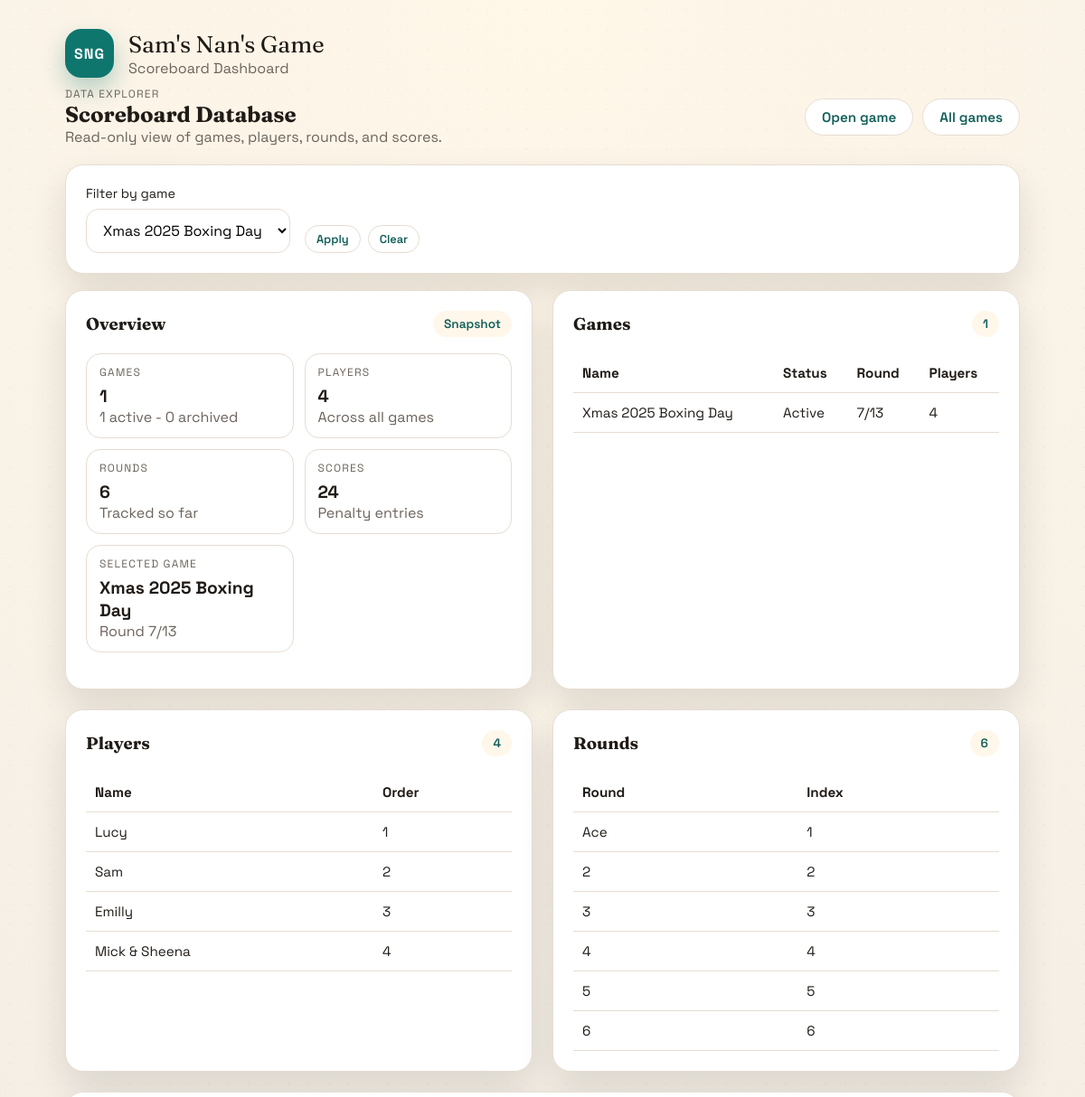
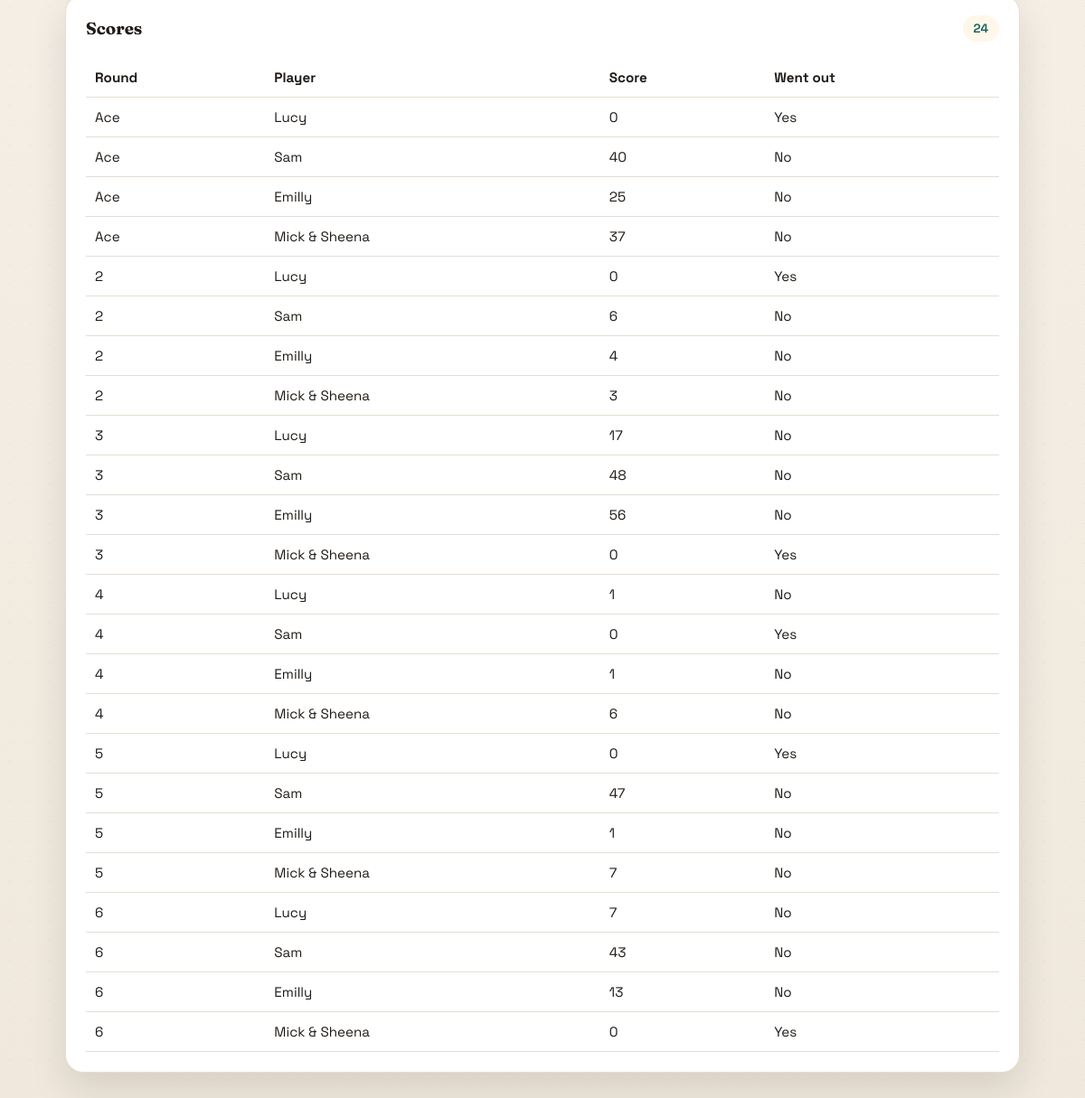
Page /explorer?game_id=1 on the committed database (2 pictures, top to bottom).
### models.py (models this page shows)
class Game(db.Model):
    __tablename__ = "games"
    id = db.Column(db.Integer, primary_key=True)
    name = db.Column(db.String(120), nullable=False)
    current_round_index = db.Column(db.Integer, nullable=False, default=1)
    finished = db.Column(db.Boolean, nullable=False, default=False)
    archived = db.Column(db.Boolean, nullable=False, default=False)
    created_at = db.Column(db.DateTime, default=datetime.utcnow)
    players = db.relationship(
        "Player",
        back_populates="game",
        order_by="Player.sort_order",
        cascade="all, delete-orphan",
    )
    rounds = db.relationship(
        "Round",
        back_populates="game",
        order_by="Round.round_index",
        cascade="all, delete-orphan",
    )

class Player(db.Model):
    __tablename__ = "players"
    id = db.Column(db.Integer, primary_key=True)
    game_id = db.Column(db.Integer, db.ForeignKey("games.id"), nullable=False)
    person_id = db.Column(db.Integer, db.ForeignKey("persons.id"), nullable=True)
    name = db.Column(db.String(80), nullable=False)
    sort_order = db.Column(db.Integer, nullable=False)
    created_at = db.Column(db.DateTime, default=datetime.utcnow)
    game = db.relationship("Game", back_populates="players")
    person = db.relationship("Person", back_populates="players")
    round_scores = db.relationship(
        "RoundScore",
        back_populates="player",
        cascade="all, delete-orphan",
    )

class Round(db.Model):
    __tablename__ = "rounds"
    id = db.Column(db.Integer, primary_key=True)
    game_id = db.Column(db.Integer, db.ForeignKey("games.id"), nullable=False)
    round_index = db.Column(db.Integer, nullable=False)
    round_name = db.Column(db.String(20), nullable=False)
    created_at = db.Column(db.DateTime, default=datetime.utcnow)
    game = db.relationship("Game", back_populates="rounds")
    scores = db.relationship(
        "RoundScore",
        back_populates="round",
        cascade="all, delete-orphan",
    )
    __table_args__ = (
        db.UniqueConstraint("game_id", "round_index", name="uq_round_game_index"),
    )

class RoundScore(db.Model):
    __tablename__ = "round_scores"
    id = db.Column(db.Integer, primary_key=True)
    round_id = db.Column(db.Integer, db.ForeignKey("rounds.id"), nullable=False)
    player_id = db.Column(db.Integer, db.ForeignKey("players.id"), nullable=False)
    score = db.Column(db.Integer, nullable=False)
    went_out = db.Column(db.Boolean, nullable=False, default=False)
    round = db.relationship("Round", back_populates="scores")
    player = db.relationship("Player", back_populates="round_scores")
    __table_args__ = (
        db.UniqueConstraint("round_id", "player_id", name="uq_score_round_player"),
    )

### app.py (the view)
@app.get("/explorer")
def explorer():
    selected_game_id = request.args.get("game_id", type=int)
    context = build_explorer_context(selected_game_id)
    if is_htmx_request():
        hx_target = request.headers.get("HX-Target")
        if hx_target == "explorer-body":
            return render_template("partials/explorer_content.html", **context)
        return render_template("partials/explorer_body.html", **context)
    return render_template("explorer.html", **context)

### app.py (called while the page is built)
def is_htmx_request():
    return request.headers.get("HX-Request") is not None

### templates/explorer.html
{% extends "base.html" %}
{% block content %}
  {% include "partials/explorer_body.html" %}
{% endblock %}

### templates/partials/explorer_content.html (shortened to what this page needs)
<div class="panel filter-panel">
  <form
    class="filter-bar"
    method="get"
    action="{{ url_for('explorer') }}"
    hx-get="{{ url_for('explorer') }}"
    hx-target="#explorer-body"
    hx-swap="innerHTML"
  >
    <label class="field">
      <span>Filter by game</span>
      <select name="game_id">
        {% for game in games %}
          <option value="{{ game.id }}" {% if selected_game and game.id == selected_game.id %}selected{% endif %}>
            {{ game.name }}
          </option>
        {% endfor %}
      </select>
    </label>
    <div class="filter-actions">
      <button type="submit" class="btn ghost small">Apply</button>
      {% if selected_game %}
        <a
          class="btn ghost small"
          href="{{ url_for('explorer') }}"
          hx-get="{{ url_for('explorer') }}"
          hx-target="#explorer-body"
          hx-swap="innerHTML"
        >Clear</a>
      {% endif %}
    </div>
  </form>
</div>
<div class="dashboard-grid explorer-grid">
  <div class="panel">
    <div class="panel-header">
      <h3>Overview</h3>
      <span class="tag">Snapshot</span>
    </div>
    <div class="insights-grid">
      <div class="stat-card">
        <div class="eyebrow">Games</div>
        <div class="stat-value">{{ game_count }}</div>
        <div class="muted">{{ active_games }} active - {{ archived_games }} archived</div>
      </div>
      <div class="stat-card">
        <div class="eyebrow">Players</div>
        <div class="stat-value">{{ player_count }}</div>
        <div class="muted">Across all games</div>
      </div>
      <div class="stat-card">
        <div class="eyebrow">Rounds</div>
        <div class="stat-value">{{ round_count }}</div>
        <div class="muted">Tracked so far</div>
      </div>
      <div class="stat-card">
        <div class="eyebrow">Scores</div>
        <div class="stat-value">{{ score_count }}</div>
        <div class="muted">Penalty entries</div>
      </div>
      {% if selected_game %}
        <div class="stat-card">
          <div class="eyebrow">Selected game</div>
          <div class="stat-value">{{ selected_game.name }}</div>
          <div class="muted">Round {{ selected_game.current_round_index }}/13</div>
        </div>
      {% endif %}
    </div>
  </div>
  <div class="panel">
    <div class="panel-header">
      <h3>Games</h3>
      <span class="tag">{{ game_count }}</span>
    </div>
    <div class="table-wrap">
      <table>
        <thead>
          <tr>
            <th>Name</th>
            <th>Status</th>
            <th>Round</th>
            <th>Players</th>
          </tr>
        </thead>
        <tbody>
          {% for summary in game_summaries %}
            <tr>
              <td>{{ summary.game.name }}</td>
              <td>
                {% if summary.game.archived %}
                  Archived
                {% elif summary.game.finished %}
                  Finished
                {% else %}
                  Active
                {% endif %}
              </td>
              <td>{{ summary.game.current_round_index }}/13</td>
              <td>{{ summary.player_count }}</td>
            </tr>
          {% else %}
            <tr>
              <td colspan="4" class="muted">No games yet.</td>
            </tr>
          {% endfor %}
        </tbody>
      </table>
    </div>
  </div>
  <div class="panel">
    <div class="panel-header">
      <h3>Players</h3>
      <span class="tag">{{ player_count }}</span>
    </div>
    <div class="table-wrap">
      <table>
        <thead>
          <tr>
            <th>Name</th>
            <th>Order</th>
          </tr>
        </thead>
        <tbody>
          {% for player in players %}
            <tr>
              <td>{{ player.name }}</td>
              <td>{{ player.sort_order + 1 }}</td>
            </tr>
          {% else %}
            <tr>
              <td colspan="{{ 2 if selected_game else 3 }}" class="muted">No players found.</td>
            </tr>
          {% endfor %}
        </tbody>
      </table>
    </div>
  </div>
  <div class="panel">
    <div class="panel-header">
      <h3>Rounds</h3>
      <span class="tag">{{ round_count }}</span>
    </div>
    <div class="table-wrap">
      <table>
        <thead>
          <tr>
            <th>Round</th>
            <th>Index</th>
          </tr>
        </thead>
        <tbody>
          {% for round_item in rounds %}
            <tr>
              <td>{{ round_item.round_name }}</td>
              <td>{{ round_item.round_index }}</td>
            </tr>
          {% else %}
            <tr>
              <td colspan="{{ 2 if selected_game else 3 }}" class="muted">No rounds found.</td>
            </tr>
          {% endfor %}
        </tbody>
      </table>
    </div>
  </div>
  <div class="panel wide">
    <div class="panel-header">
      <h3>Scores</h3>
      <span class="tag">{{ score_count }}</span>
    </div>
    <div class="table-wrap">
      <table>
        <thead>
          <tr>
            <th>Round</th>
            <th>Player</th>
            <th>Score</th>
            <th>Went out</th>
          </tr>
        </thead>
        <tbody>
          {% for score in scores %}
            <tr>
              <td>{{ score.round.round_name if score.round else '-' }}</td>
              <td>{{ score.player.name if score.player else '-' }}</td>
              <td>{{ score.score }}</td>
              <td>{{ 'Yes' if score.went_out else 'No' }}</td>
            </tr>
          {% else %}
            <tr>
              <td colspan="{{ 4 if selected_game else 5 }}" class="muted">No scores recorded.</td>
            </tr>
          {% endfor %}
        </tbody>
      </table>
    </div>
  </div>
</div>

### static/style.css (style rules this page uses)
:root { --bg: #f4efe7; --surface: #ffffff; --surface-strong: #fff7ea; --ink: #201b16; --muted: #6c635b; --accent: #0f766e; --accent-dark: #115e59; --highlight: #f59e0b; --danger: #b42318; --border: #e6ddd2; --shadow: 0 18px 40px rgba(32, 27, 22, 0.12); }
* { box-sizing: border-box; }
body { margin: 0; font-family: "Space Grotesk", "Trebuchet MS", sans-serif; color: var(--ink); background: radial-gradient(circle at top, #fff7e8 0%, #f5efe6 50%, #f0e8dc 100%); min-height: 100vh; }
body::before { content: ""; position: fixed; inset: 0; background-image: radial-gradient(rgba(32, 27, 22, 0.06) 1px, transparent 0); background-size: 22px 22px; opacity: 0.4; pointer-events: none; z-index: -1; }
h2, h3, h4 { margin: 0; font-family: "Fraunces", "Georgia", serif; }
.panel { background: var(--surface); border-radius: 20px; padding: 22px; border: 1px solid var(--border); box-shadow: var(--shadow); animation: fadeUp 0.4s ease; }
.panel-header { display: flex; align-items: center; justify-content: space-between; gap: 16px; margin-bottom: 18px; }
.tag { padding: 6px 12px; border-radius: 999px; background: var(--surface-strong); color: var(--accent-dark); font-size: 0.85rem; font-weight: 600; }
.eyebrow { text-transform: uppercase; letter-spacing: 0.1em; font-size: 0.75rem; color: var(--muted); }
.muted { color: var(--muted); }
.field { display: grid; gap: 8px; font-size: 0.9rem; }
.field input, .field select { padding: 12px 14px; border-radius: 14px; border: 1px solid var(--border); font-size: 1rem; font-family: inherit; background: #fff; }
.btn, button { padding: 10px 18px; border-radius: 999px; border: none; font-size: 0.95rem; font-weight: 600; cursor: pointer; transition: transform 0.2s ease, box-shadow 0.2s ease; font-family: inherit; text-decoration: none; display: inline-flex; align-items: center; justify-content: center; gap: 8px; }
.btn.ghost, button.ghost { background: #fff; border: 1px solid var(--border); color: var(--accent-dark); }
.btn.small, button.small { padding: 6px 12px; font-size: 0.8rem; }
.dashboard-grid { display: grid; grid-template-columns: repeat(3, minmax(0, 1fr)); gap: 22px; }
.panel.wide { grid-column: 1 / -1; }
.insights-grid { display: grid; gap: 12px; grid-template-columns: repeat(auto-fit, minmax(160px, 1fr)); margin-bottom: 18px; }
.stat-card { border-radius: 16px; padding: 12px 14px; border: 1px solid var(--border); background: #fff; }
.stat-value { font-size: 1.2rem; font-weight: 700; margin-top: 6px; }
.filter-panel { margin-bottom: 18px; }
.filter-bar { display: flex; flex-wrap: wrap; gap: 16px; align-items: flex-end; }
.filter-actions { display: flex; gap: 8px; }
.explorer-grid { grid-template-columns: repeat(2, minmax(0, 1fr)); }
.table-wrap { overflow-x: auto; }
table { width: 100%; border-collapse: collapse; font-size: 0.95rem; }
th, td { text-align: left; padding: 12px 10px; border-bottom: 1px solid var(--border); }

### rows in the picture
Game: name "Xmas 2025 Boxing Day", current_round_index "7", game.name "Xmas 2025 Boxing Day", game.current_round_index "7"
Player: name "Lucy", player.sort_order+1 "1"
Player: name "Sam", player.sort_order+1 "2"
Player: name "Emilly", player.sort_order+1 "3"
Player: name "Mick & Sheena", player.sort_order+1 "4"
Round: round_name "Ace", round_index "1"
Round: round_name "2", round_index "2"
Round: round_name "3", round_index "3"
Round: round_name "4", round_index "4"
Round: round_name "5", round_index "5"
Round: round_name "6", round_index "6"
RoundScore: round "Ace", player "Lucy", score "0", went_out "Yes"
RoundScore: round "Ace", player "Sam", score "40", went_out "No"
RoundScore: round "Ace", player "Emilly", score "25", went_out "No"
RoundScore: round "Ace", player "Mick & Sheena", score "37", went_out "No"
RoundScore: round "2", player "Lucy", score "0", went_out "Yes"
RoundScore: round "2", player "Sam", score "6", went_out "No"
RoundScore: round "2", player "Emilly", score "4", went_out "No"
RoundScore: round "2", player "Mick & Sheena", score "3", went_out "No"
RoundScore: round "3", player "Lucy", score "17", went_out "No"
RoundScore: round "3", player "Sam", score "48", went_out "No"
RoundScore: round "3", player "Emilly", score "56", went_out "No"
RoundScore: round "3", player "Mick & Sheena", score "0", went_out "Yes"
RoundScore: round "4", player "Lucy", score "1", went_out "No"
RoundScore: round "4", player "Sam", score "0", went_out "Yes"
RoundScore: round "4", player "Emilly", score "1", went_out "No"
RoundScore: round "4", player "Mick & Sheena", score "6", went_out "No"
RoundScore: round "5", player "Lucy", score "0", went_out "Yes"
RoundScore: round "5", player "Sam", score "47", went_out "No"
RoundScore: round "5", player "Emilly", score "1", went_out "No"
RoundScore: round "5", player "Mick & Sheena", score "7", went_out "No"
RoundScore: round "6", player "Lucy", score "7", went_out "No"
RoundScore: round "6", player "Sam", score "43", went_out "No"
RoundScore: round "6", player "Emilly", score "13", went_out "No"
RoundScore: round "6", player "Mick & Sheena", score "0", went_out "Yes"

### other values in the picture
{{ game_count }} "1"
{{ active_games }} "1"
{{ archived_games }} "0"
{{ player_count }} "4"
{{ round_count }} "6"
{{ score_count }} "24"
{{ summary.player_count }} "4"
form field game_id "Xmas 2025 Boxing Day"
